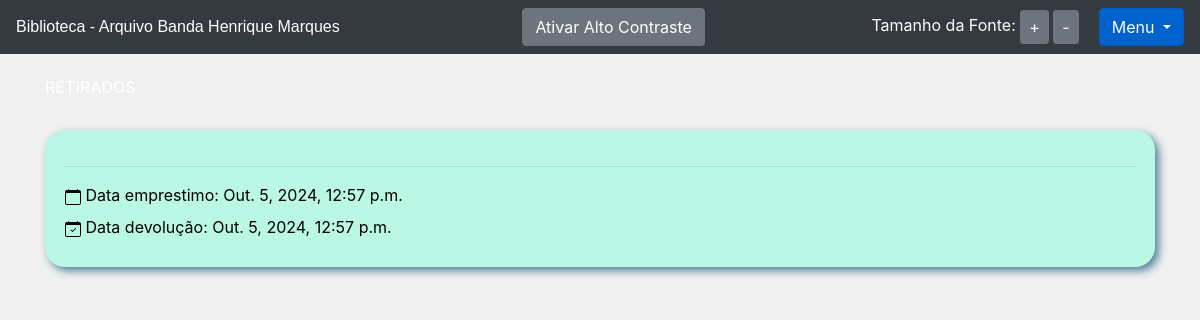
Screenshot of /livro/seus_empretismos (signed in) with the database file from the repository.
### livro/models.py (models this page shows, shortened)
class Emprestimos(models.Model):
    choices = (
        ('P', 'Péssimo'),
        ('R', 'Ruim'),
        ('B', 'Bom'),
        ('O', 'Ótimo')
    )
    nome_emprestado = models.ForeignKey(Usuario, on_delete=models.DO_NOTHING, blank = True, null = True)
    nome_emprestado_anonimo = models.CharField(max_length = 30, blank = True, null = True)
    data_emprestimo = models.DateTimeField(default=datetime.datetime.now)
    data_devolucao = models.DateTimeField(blank = True, null = True)
    livro = models.ForeignKey(Livros, on_delete=models.DO_NOTHING)
    avaliacao = models.CharField(max_length=1, choices=choices, null=True, blank=True)

### livro/views.py (the view)
# urls.py: path('seus_empretismos', views.seus_emprestimos, name="seus_emprestimos"),
def seus_emprestimos(request):
    usuario = Usuario.objects.get(id = request.session['usuario'])
    emprestimos = Emprestimos.objects.filter(nome_emprestado = usuario)
    return render(request, 'seus_emprestimos.html', {'usuario_logado': request.session['usuario'],
                                                    'emprestimos': emprestimos})

### livro/models.py (called while the page is built)
    def __str__(self):
        return self.nome

### livro/templates/seus_emprestimos.html (shortened to what this page needs)
{% extends 'base.html' %}
{% block 'body_extra' %}
    <div class="container">
        <br>
        <h3 class="text-white">RETIRADOS</h3>
        {% for emprestimo in emprestimos %}
            <div class="cartao">
                <hr>
                <div class="body">
                     <label>&nbspData emprestimo: {{emprestimo.data_emprestimo}}</label>
                <br>
                     <label>&nbspData devolução: {% if emprestimo.data_devolucao %}{{emprestimo.data_devolucao}}{% else %}Ainda não foi devolvido{% endif %}</label>
                </div>
            </div>
        {% endfor %}
    </div>
{% endblock  %}

### templates/base.html (style rules this page uses)
body { background-size: cover; background-position: center; background-repeat: no-repeat; background-attachment: fixed; background-color: #f0f0f0; color:#040100 }

### livro/templates/seus_emprestimos.html (style rules this page uses)
.cartao { background-color: #BAF7E5; padding: 20px; margin-top: 3%; border-radius: 20px; box-shadow: 4px 4px 8px #538499; }

### rows the page displays
Emprestimos: data_emprestimo "Out. 5, 2024, 12:57 p.m.", data_devolucao "Out. 5, 2024, 12:57 p.m."
